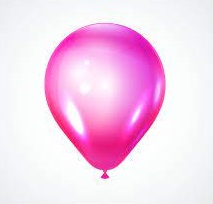
#> input picture data/ballon.jpg, 213 x 204 px
$ python extreme_cnt_pts.py
#> lines starting #> are read from the running program, lines starting #| are printed output that depends on the picture; after the words box and inside, x2 and y2 are one past the last pixel; in counts of white or black regions, pixels touching at a corner belong together
#> in main, image is the input picture: shape (204, 213, 3); mean B, G, R 237, 211.7, 246.1
import cv2


def find_contours(img):
    """
    find the contour in the image
    Args:
        img: input image

    Returns:
        tuple of contours
    """
    image_gray = cv2.cvtColor(img, cv2.COLOR_BGR2GRAY)
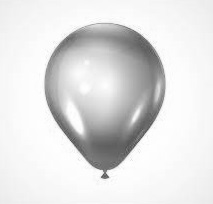
#> image_gray: shape (204, 213); min 81, max 255, mean 224.8
    image_edges = cv2.Canny(image_gray, 100, 200, L2gradient=True)
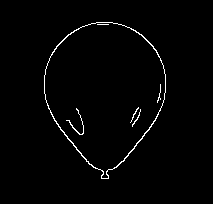
#> image_edges: shape (204, 213); 1.5% white in thin lines or dots, all inside (x1, y1, x2, y2) = (44, 22, 166, 179)
    contours, hierarchy = cv2.findContours(image=image_edges, mode=cv2.RETR_EXTERNAL, method=cv2.CHAIN_APPROX_NONE)
#> contours = 1 contour; box (x1, y1, x2, y2) and area: (44, 22, 166, 179) 13148
    return contours


def draw_points(img, cnt):
    """
    get the leftmost_pt, rightmost_pt, topmost_pt and bottommost_pt of the cnt and plot on the image
    Args:
        img: input image
        cnt: input contour

    Returns:
        image with point drawn on it
    """
    leftmost_pt = tuple(cnt[cnt[:, :, 0].argmin()][0])
    rightmost_pt = tuple(cnt[cnt[:, :, 0].argmax()][0])
    topmost_pt = tuple(cnt[cnt[:, :, 1].argmin()][0])
    bottommost_pt = tuple(cnt[cnt[:, :, 1].argmax()][0])

    for pt in [leftmost_pt, rightmost_pt, topmost_pt, bottommost_pt]:
        img = cv2.circle(img, pt, 1, (255, 0, 0), 2)
    return img


def main():
    image_path = "../data/ballon.jpg"
    image = cv2.imread(image_path)

    contours = find_contours(image)
    cnt = contours[0]
#> cnt = contour of 382 points, box (x1, y1, x2, y2) (44, 22, 166, 179), area 13148
#> (the run stopped early here; a loop or call above may not have finished)
